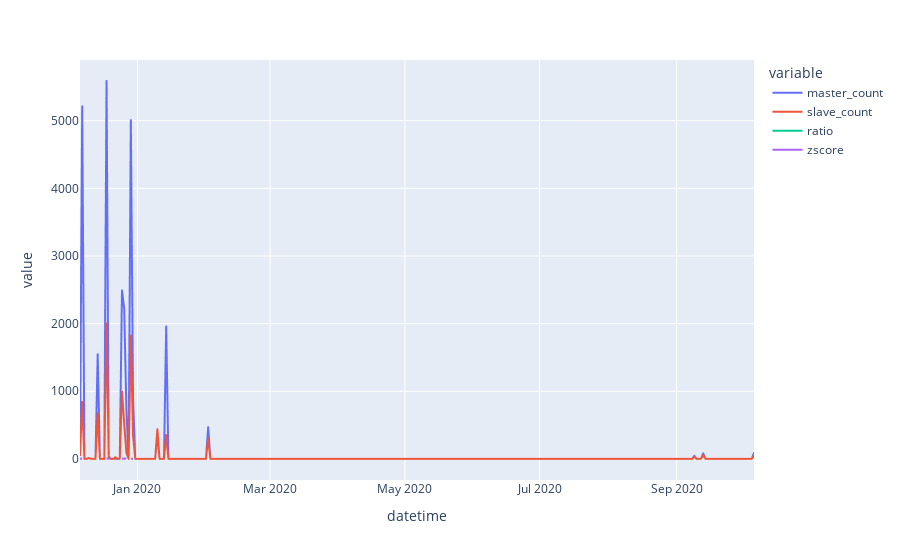

The cell this chart's notebook holds for it:
### Code cell
pd.options.plotting.backend = "plotly"
candidate_pair.plot(x=candidate_pair.index, y=['master_count', 'slave_count', 'ratio', 'zscore'])

### Figure 1 — Plotly figure (JSON) as saved in the notebook; plotly's stock layout.template omitted (floating-point values rounded to 4 significant figures; data arrays with more than 128 entries replaced by an {"elided": "..."} marker saying what was removed)
{"data": [{"hovertemplate": "variable=master_count<br>datetime=%{x}<br>value=%{y}<extra></extra>", "legendgroup": "master_count", "line": {"color": "#636efa", "dash": "solid"}, "marker": {"symbol": "circle"}, "mode": "lines", "name": "master_count", "showlegend": true, "type": "scattergl", "x": {"elided": "306 str values"}, "xaxis": "x", "y": {"elided": "306 int values"}, "yaxis": "y"}, {"hovertemplate": "variable=slave_count<br>datetime=%{x}<br>value=%{y}<extra></extra>", "legendgroup": "slave_count", "line": {"color": "#EF553B", "dash": "solid"}, "marker": {"symbol": "circle"}, "mode": "lines", "name": "slave_count", "showlegend": true, "type": "scattergl", "x": {"elided": "306 str values"}, "xaxis": "x", "y": {"elided": "306 int values"}, "yaxis": "y"}, {"hovertemplate": "variable=ratio<br>datetime=%{x}<br>value=%{y}<extra></extra>", "legendgroup": "ratio", "line": {"color": "#00cc96", "dash": "solid"}, "marker": {"symbol": "circle"}, "mode": "lines", "name": "ratio", "showlegend": true, "type": "scattergl", "x": {"elided": "306 str values"}, "xaxis": "x", "y": {"elided": "306 float values"}, "yaxis": "y"}, {"hovertemplate": "variable=zscore<br>datetime=%{x}<br>value=%{y}<extra></extra>", "legendgroup": "zscore", "line": {"color": "#ab63fa", "dash": "solid"}, "marker": {"symbol": "circle"}, "mode": "lines", "name": "zscore", "showlegend": true, "type": "scattergl", "x": {"elided": "306 str values"}, "xaxis": "x", "y": {"elided": "306 float values"}, "yaxis": "y"}], "layout": {"autosize": true, "legend": {"title": {"text": "variable"}, "tracegroupgap": 0}, "margin": {"t": 60}, "xaxis": {"anchor": "y", "autorange": true, "domain": [0, 1], "range": ["2019-12-06", "2020-10-06"], "title": {"text": "datetime"}, "type": "date"}, "yaxis": {"anchor": "x", "autorange": true, "domain": [0, 1], "range": [-311.7, 5897.0], "title": {"text": "value"}, "type": "linear"}}}
